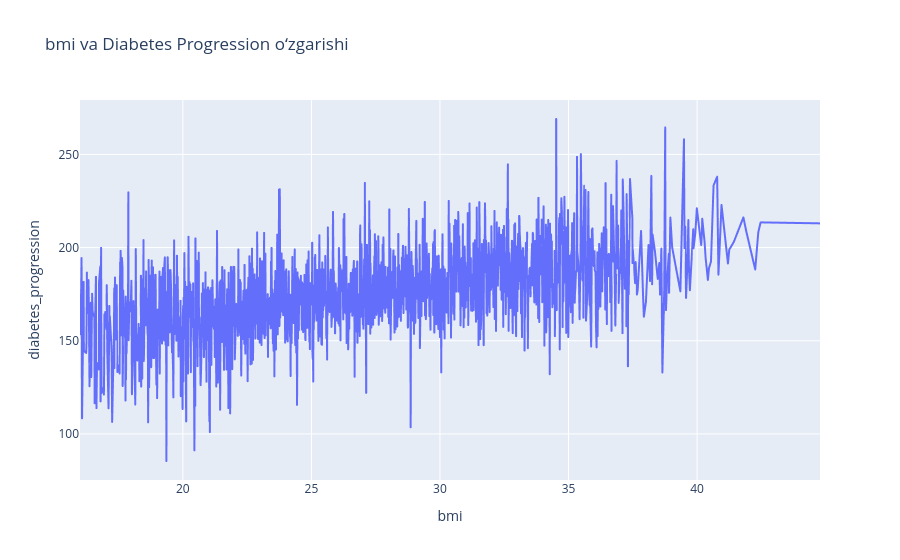

The notebook cell saved with this chart:
### Code cell
import plotly.express as px

data = df.groupby('bmi')['diabetes_progression'].mean().reset_index()

fig = px.line(
    data,
    x='bmi',
    y='diabetes_progression',
    title='bmi va Diabetes Progression o‘zgarishi'
)

fig.show()

### Figure 1 — Plotly figure (JSON) as saved in the notebook; plotly's stock layout.template omitted (floating-point values rounded to 4 significant figures; data arrays with more than 128 entries replaced by an {"elided": "..."} marker saying what was removed)
{"data": [{"hovertemplate": "bmi=%{x}<br>diabetes_progression=%{y}<extra></extra>", "legendgroup": "", "line": {"color": "#636efa", "dash": "solid"}, "marker": {"symbol": "circle"}, "mode": "lines", "name": "", "showlegend": false, "type": "scattergl", "x": {"elided": "1784 float values"}, "xaxis": "x", "y": {"elided": "1784 float values"}, "yaxis": "y"}], "layout": {"legend": {"tracegroupgap": 0}, "title": {"text": "bmi va Diabetes Progression o‘zgarishi"}, "xaxis": {"anchor": "y", "domain": [0, 1], "title": {"text": "bmi"}}, "yaxis": {"anchor": "x", "domain": [0, 1], "title": {"text": "diabetes_progression"}}}}
